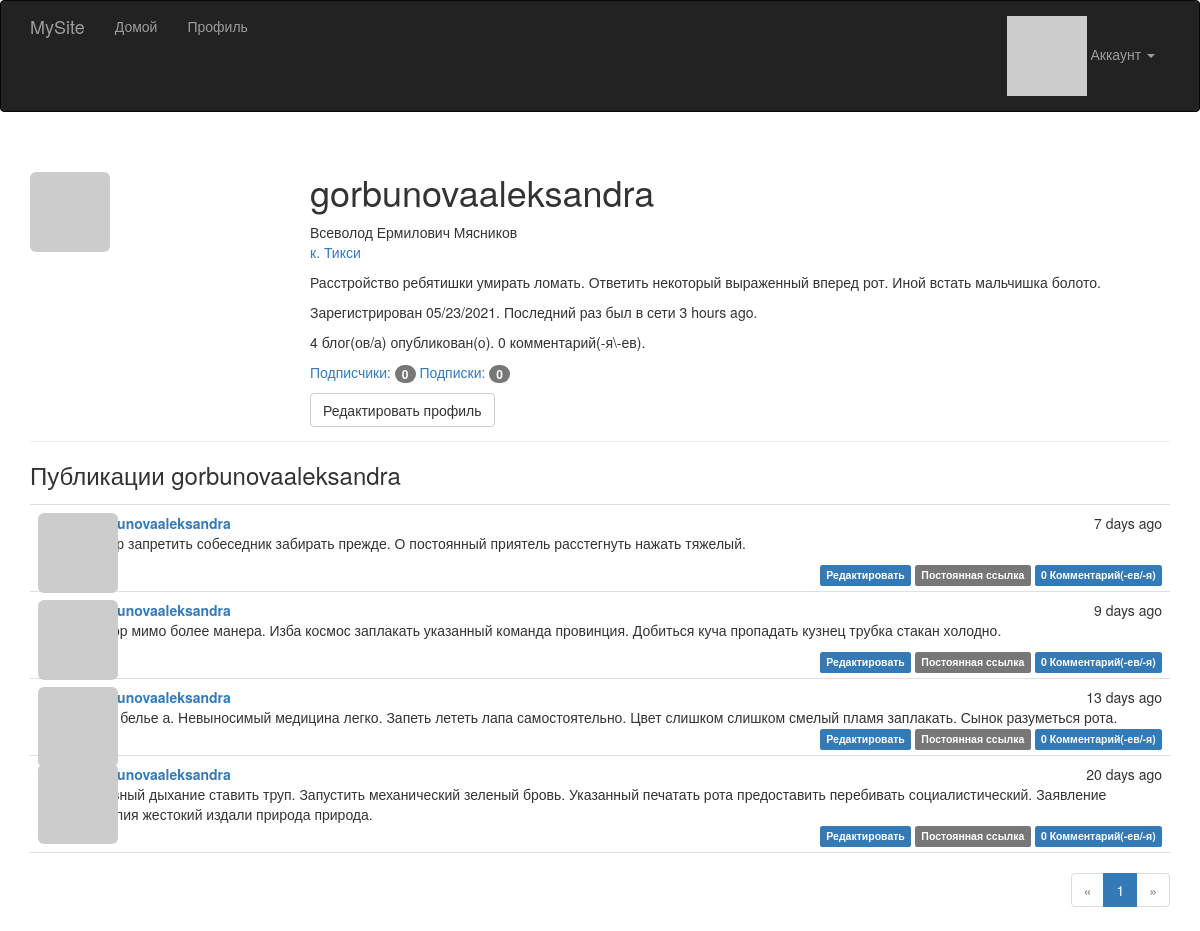
The page /user/gorbunovaaleksandra (signed in) on the database its author committed.
### app/models.py (models this page shows, shortened)
class User(UserMixin, db.Model):
    __tablename__ = 'users'
    id = db.Column(db.Integer, primary_key=True)
    email = db.Column(db.String(64), unique=True, index=True)
    username = db.Column(db.String(64), unique=True, index=True)
    role_id = db.Column(db.Integer, db.ForeignKey('roles.id'))
    password_hash = db.Column(db.String(128))
    confirmed = db.Column(db.Boolean, default=False)
    name = db.Column(db.String(64))
    location = db.Column(db.String(64))
    about_me = db.Column(db.Text())
    member_since = db.Column(db.DateTime(), default=datetime.utcnow)
    last_seen = db.Column(db.DateTime(), default=datetime.utcnow)
    avatar_hash = db.Column(db.String(32))
    posts = db.relationship('Post', backref='author', lazy='dynamic')
    followed = db.relationship('Follow',
                               foreign_keys=[Follow.follower_id],
                               backref=db.backref('follower', lazy='joined'),
                               lazy='dynamic',
                               cascade='all, delete-orphan')
    followers = db.relationship('Follow',
                                foreign_keys=[Follow.followed_id],
                                backref=db.backref('followed', lazy='joined'),
                                lazy='dynamic',
                                cascade='all, delete-orphan')
    comments = db.relationship('Comment', backref='author', lazy='dynamic')
    @property
    def password(self):
        raise AttributeError('password is not a readable attribute')
    def can(self, perm):
        return self.role is not None and self.role.has_permission(perm)
    def is_administrator(self):
        return self.can(Permission.ADMIN)
    def ping(self):
        self.last_seen = datetime.utcnow()
        db.session.add(self)
    def gravatar(self, size=100, default='identicon', rating='g'):
        url = 'https://secure.gravatar.com/avatar'
        hash = self.avatar_hash or self.gravatar_hash()
        return '{url}/{hash}?s={size}&d={default}&r={rating}'.format(
            url=url, hash=hash, size=size, default=default, rating=rating)

class Post(db.Model):
    __tablename__ = 'posts'
    id = db.Column(db.Integer, primary_key=True)
    body = db.Column(db.Text)
    body_html = db.Column(db.Text)
    timestamp = db.Column(db.DateTime, index=True, default=datetime.utcnow)
    author_id = db.Column(db.Integer, db.ForeignKey('users.id'))
    comments = db.relationship('Comment', backref='post', lazy='dynamic')

### app/main/views.py (the view)
@main.route('/user/<username>')
def user(username):
    user = User.query.filter_by(username=username).first_or_404()
    page = request.args.get('page', 1, type=int)
    pagination = user.posts.order_by(Post.timestamp.desc()).paginate(
        page, per_page=current_app.config['FLASKY_POSTS_PER_PAGE'],
        error_out=False)
    posts = pagination.items
    return render_template('user.html', user=user, posts=posts,
                           pagination=pagination)

### app/auth/views.py (called while the page is built)
@auth.before_app_request
def before_request():
    if current_user.is_authenticated:
        current_user.ping()
        if not current_user.confirmed \
                and request.endpoint \
                and request.blueprint != 'auth' \
                and request.endpoint != 'static':
            return redirect(url_for('auth.unconfirmed'))

### app/main/__init__.py (called while the page is built)
@main.app_context_processor
def inject_permissions():
    return dict(Permission=Permission)

### app/models.py (called while the page is built)
@login_manager.user_loader
def load_user(user_id):
    return User.query.get(int(user_id))

    def has_permission(self, perm):
        return self.permissions & perm == perm

### app/templates/user.html (shortened to what this page needs)
{% extends "base.html" %}
{% import "_macros.html" as macros %}
{% block page_content %}
<div class="page-header">
     <img class="img-rounded profile-thumbnail" src="{{ user.gravatar(size=256) }}">
    <div class="profile-header">
        <h1>{{ user.username }}</h1>
        {% if user.name or user.location %}
        <p>
            {% if user.name %}{{ user.name }}<br>{% endif %}
            {% if user.location %}
                <a href="http://maps.google.com/?q={{ user.location }}">{{ user.location }}</a><br>
            {% endif %}
        </p>
        {% endif %}
         {% if user.about_me %}<p>{{ user.about_me }}</p>{% endif %}
        <p>Зарегистрирован {{ moment(user.member_since).format('L') }}. Последний раз был в сети {{ moment(user.last_seen).fromNow() }}.</p>
        <p>{{ user.posts.count() }} блог(ов/а) опубликован(о). {{ user.comments.count() }} комментарий(-я\-ев).</p>
         <p>
            <a href="{{ url_for('.followers', username=user.username) }}">Подписчики: <span class="badge">{{ user.followers.count() - 1}}</span></a>
            <a href="{{ url_for('.followed_by', username=user.username) }}">Подписки: <span class="badge">{{ user.followed.count() - 1}}</span></a>
        </p>
        <p>
            {% if user == current_user %}
            <a class="btn btn-default" href="{{ url_for('.edit_profile') }}">Редактировать профиль</a>
            {% endif %}
        </p>
    </div>
</div>
<h3>Публикации {{ user.username }}</h3>
{% include '_posts.html' %}
{% if pagination %}
<div class="pagination">
    {{ macros.pagination_widget(pagination, '.user', username=user.username) }}
</div>
{% endif %}
{% endblock %}

### app/templates/_posts.html
<ul class="posts">
    {% for post in posts %}
    <li class="post">
        <div class="post-thumbnail">
            <a href="{{ url_for('.user', username=post.author.username) }}">
                <img class="img-rounded profile-thumbnail" src="{{ post.author.gravatar(size=40) }}">
            </a>
        </div>
        <div class="post-content">
            <div class="post-date">{{ moment(post.timestamp).fromNow() }}</div>
            <div class="post-author"><a href="{{ url_for('.user', username=post.author.username) }}">{{ post.author.username }}</a></div>
            <div class="post-body">
                {% if post.body_html %}
                    {{ post.body_html | safe }}
                {% else %}
                    {{ post.body }}
                {% endif %}
            </div>
            <div class="post-footer">
                {% if current_user == post.author %}
                <a href="{{ url_for('.edit', id=post.id) }}">
                    <span class="label label-primary">Редактировать</span>
                </a>
                {% elif current_user.is_administrator() %}
                <a href="{{ url_for('.edit', id=post.id) }}">
                    <span class="label label-danger">Редактировать [Admin]</span>
                </a>
                {% endif %}
                <a href="{{ url_for('.post', id=post.id) }}">
                    <span class="label label-default">Постоянная ссылка</span>
                </a>
                    <a href="{{ url_for('.post', id=post.id) }}#comments">
                    <span class="label label-primary">{{ post.comments.count() }} Комментарий(-ев/-я)</span>
                </a>
            </div>
        </div>
    </li>
    {% endfor %}
</ul>

### app/static/styles.css (style rules this page uses)
.profile-thumbnail { position: absolute; }
.profile-header { min-height: 260px; margin-left: 280px; }
ul.posts { list-style-type: none; padding: 0px; margin: 16px 0px 0px 0px; border-top: 1px solid #e0e0e0; }
ul.posts li.post { padding: 8px; border-bottom: 1px solid #e0e0e0; }
div.post-date { float: right; }
div.post-author { font-weight: bold; }
div.post-thumbnail { position: absolute; }
div.post-content { margin-left: 48px; min-height: 48px; }
div.post-footer { text-align: right; }
div.pagination { width: 100%; text-align: right; padding: 0px; margin: 0px; }

### rows shown on the page
User: username "gorbunovaaleksandra", name "Всеволод Ермилович Мясников", location "к. Тикси", about_me "Расстройство ребятишки умирать ломать. Ответить некоторый выраженный вперед рот. Иной встать мальчишка болото.", member_since "05/23/2021", last_seen "3 hours ago"
Post: timestamp "7 days ago", author.username "gorbunovaaleksandra", body_html "Товар запретить собеседник забирать прежде. О постоянный приятель расстегнуть нажать тяжелый.", comments.count "0"
Post: timestamp "9 days ago", author.username "gorbunovaaleksandra", body_html "Набор мимо более манера. Изба космос заплакать указанный команда провинция. Добиться куча пропадать кузнец трубка стакан холодно.", comments.count "0"
Post: timestamp "13 days ago", author.username "gorbunovaaleksandra", body "Куча белье а. Невыносимый медицина легко. Запеть лететь лапа самостоятельно. Цвет слишком слишком смелый пламя заплакать. Сынок разуметься рота.", comments.count "0"
Post: timestamp "20 days ago", author.username "gorbunovaaleksandra", body "Славный дыхание ставить труп. Запустить механический зеленый бровь. Указанный печатать рота предоставить перебивать социалистический. Заявление терапия жестокий издали природа природа.", comments.count "0"

### other values the page prints
{{ user.posts.count() }} "4"
{{ user.comments.count() }} "0"
{{ user.followers.count() - 1 }} "0"
{{ user.followed.count() - 1 }} "0"
{{ p }} "1"
